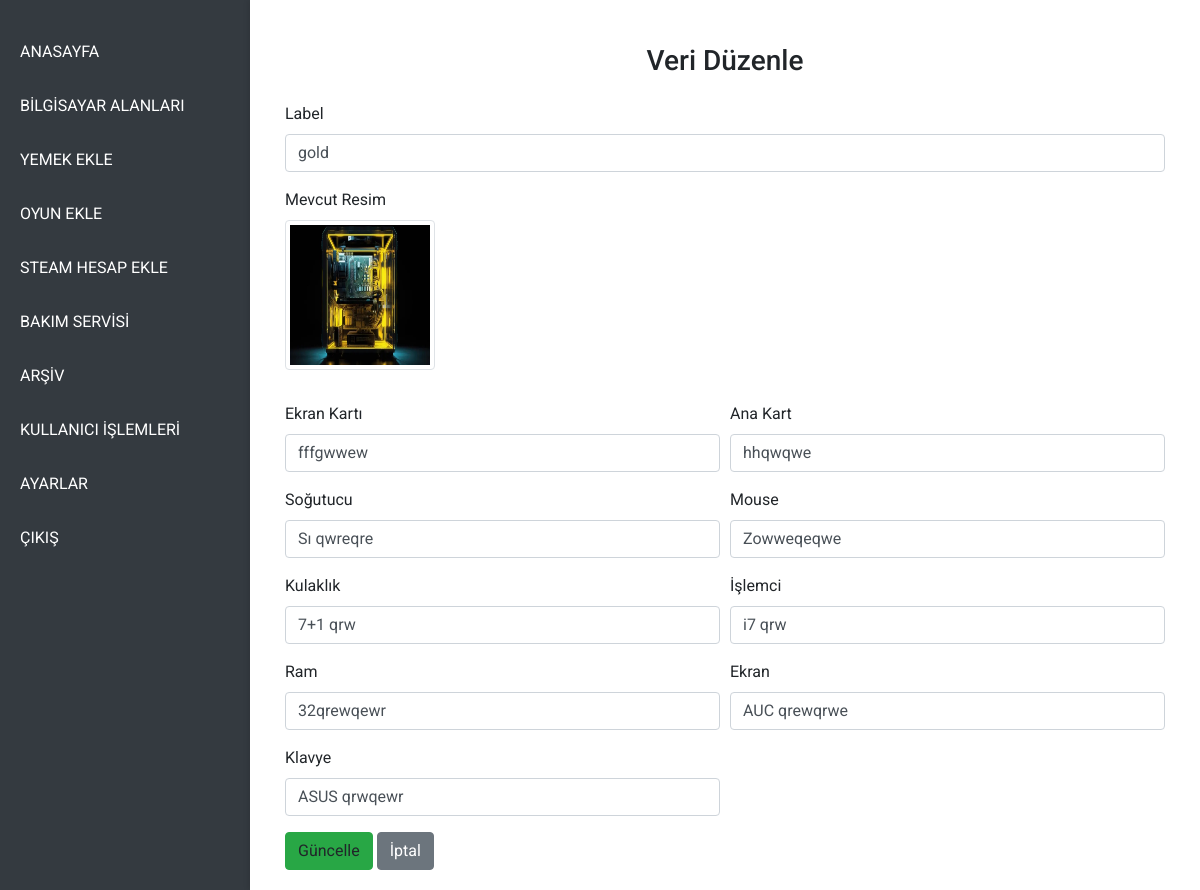
/updatecomputerfields/2 (signed in), run on the app's committed database.
### models.py (models this page shows)
class tblcomputerfiles(db.Model):
    id = db.Column(db.Integer, primary_key=True)
    label = db.Column(db.String(100), unique=False, nullable=True)
    path = db.Column(db.String(50), unique=False, nullable=True)
    videocard = db.Column(db.String(100), unique=False, nullable=True)
    mothercard = db.Column(db.String(100), unique=False, nullable=True)
    freez = db.Column(db.String(100), unique=False, nullable=True)
    mouse = db.Column(db.String(100), unique=False, nullable=True)
    headphone = db.Column(db.String(100), unique=False, nullable=True)
    processor = db.Column(db.String(100), unique=False, nullable=True)
    ram = db.Column(db.String(100), unique=False, nullable=True)
    screen = db.Column(db.String(100), unique=False, nullable=True)
    keyboard = db.Column(db.String(100), unique=False, nullable=True)

### app.py (the view, shortened to what this page needs)
@app.route("/updatecomputerfields/<int:id>", methods=['GET', 'POST'])
@login_required
def updatecomputerfields(id):
    computerfields = tblcomputerfiles.query.filter_by(id = id).first()
    if computerfields is None:
        print("böyle bir veri yok: not bunlar için bir şey yap fatih 404 için")
    all_images = get_all_images("computerfields")
    return render_template("/admin/updatepage/updatecomputerfields.html", computerfields=computerfields, all_images=all_images)

### app.py (called while the page is built)
def get_all_images(filename):
    all_images = []
    target_folder = os.path.join(UPLOAD_FOLDER, filename)
    if os.path.exists(target_folder):
        all_images = [file for file in os.listdir(target_folder)
                    if file.lower().endswith(('png', 'jpg', 'jpeg', 'gif', 'webp'))]
    return all_images

### helpers.py (called while the page is built)
def login_required(f):
    @wraps(f)
    def decorated_function(*args, **kwargs):
        if session.get("user_id") is None:
            return redirect("/login")
        return f(*args, **kwargs)
    return decorated_function

### templates/admin/updatepage/updatecomputerfields.html (shortened to what this page needs)
{% extends "admin/adminlayout.html" %}
{% block main %}
<div class="container-fluid mt-4">
    <h3 class="mb-4">Veri Düzenle</h3>
    <div class="form-group">
        <label for="label">Label</label>
        <input autocomplete="off" type="text" name="label" id="label" class="form-control" value="{{computerfields.label}}">
    </div>
    <div class="form-group">
        <label for="image">Mevcut Resim</label><br>
        <img  src="../{{computerfields.path}}"
                alt="photo" class="img-thumbnail mb-3" style="width: 150px; height: 150px;" onclick="showPopup()">
    </div>
    <div class="form-row">
        <div class="form-group col-md-6">
            <label for="videocard">Ekran Kartı</label>
            <input autocomplete="off" type="text" name="videocard" id="videocard" class="form-control" value="{{computerfields.videocard}}">
        </div>
        <div class="form-group col-md-6">
            <label for="mothercard">Ana Kart</label>
            <input autocomplete="off" type="text" name="mothercard" id="mothercard" class="form-control" value="{{computerfields.mothercard}}">
        </div>
    </div>
    <div class="form-row">
        <div class="form-group col-md-6">
            <label for="freez">Soğutucu</label>
            <input autocomplete="off" type="text" name="freez" id="freez" class="form-control" value="{{computerfields.freez}}">
        </div>
        <div class="form-group col-md-6">
            <label for="mouse">Mouse</label>
            <input autocomplete="off" type="text" name="mouse" id="mouse" class="form-control" value="{{computerfields.mouse}}">
        </div>
    </div>
    <div class="form-row">
        <div class="form-group col-md-6">
            <label for="headphone">Kulaklık</label>
            <input autocomplete="off" type="text" name="headphone" id="headphone" class="form-control" value="{{computerfields.headphone}}">
        </div>
        <div class="form-group col-md-6">
            <label for="processor">İşlemci</label>
            <input autocomplete="off" type="text" name="processor" id="processor" class="form-control" value="{{computerfields.processor}}">
        </div>
    </div>
    <div class="form-row">
        <div class="form-group col-md-6">
            <label for="ram">Ram</label>
            <input autocomplete="off" type="text" name="ram" id="ram" class="form-control" value="{{computerfields.ram}}">
        </div>
        <div class="form-group col-md-6">
            <label for="screen">Ekran</label>
            <input autocomplete="off" type="text" name="screen" id="screen" class="form-control" value="{{computerfields.screen}}">
        </div>
    </div>
    <div class="form-row">
        <div class="form-group col-md-6">
            <label for="keyboard">Klavye</label>
            <input autocomplete="off" type="text" name="keyboard" id="keyboard" class="form-control" value="{{computerfields.keyboard}}">
        </div>
    </div>
    <a onclick="updatetextandmedia()" class="btn btn-success">Güncelle</a>
    <a href="/computerfields" class="btn btn-secondary">İptal</a>
</div>
{% endblock %}

### static/css/admin/indexadmin.css (style rules this page uses)
body, html { margin: 0; padding: 0; font-family: 'Roboto', sans-serif; height: 100%; background-color: #f8f9fa; }
h3 { text-align: center; }

### data on the page
tblcomputerfiles: label "gold", path (picture), videocard "fffgwwew", mothercard "hhqwqwe", freez "Sı qwreqre", mouse "Zowweqeqwe", headphone "7+1 qrw", processor "i7 qrw", ram "32qrewqewr", screen "AUC qrewqrwe", keyboard "ASUS qrwqewr"
